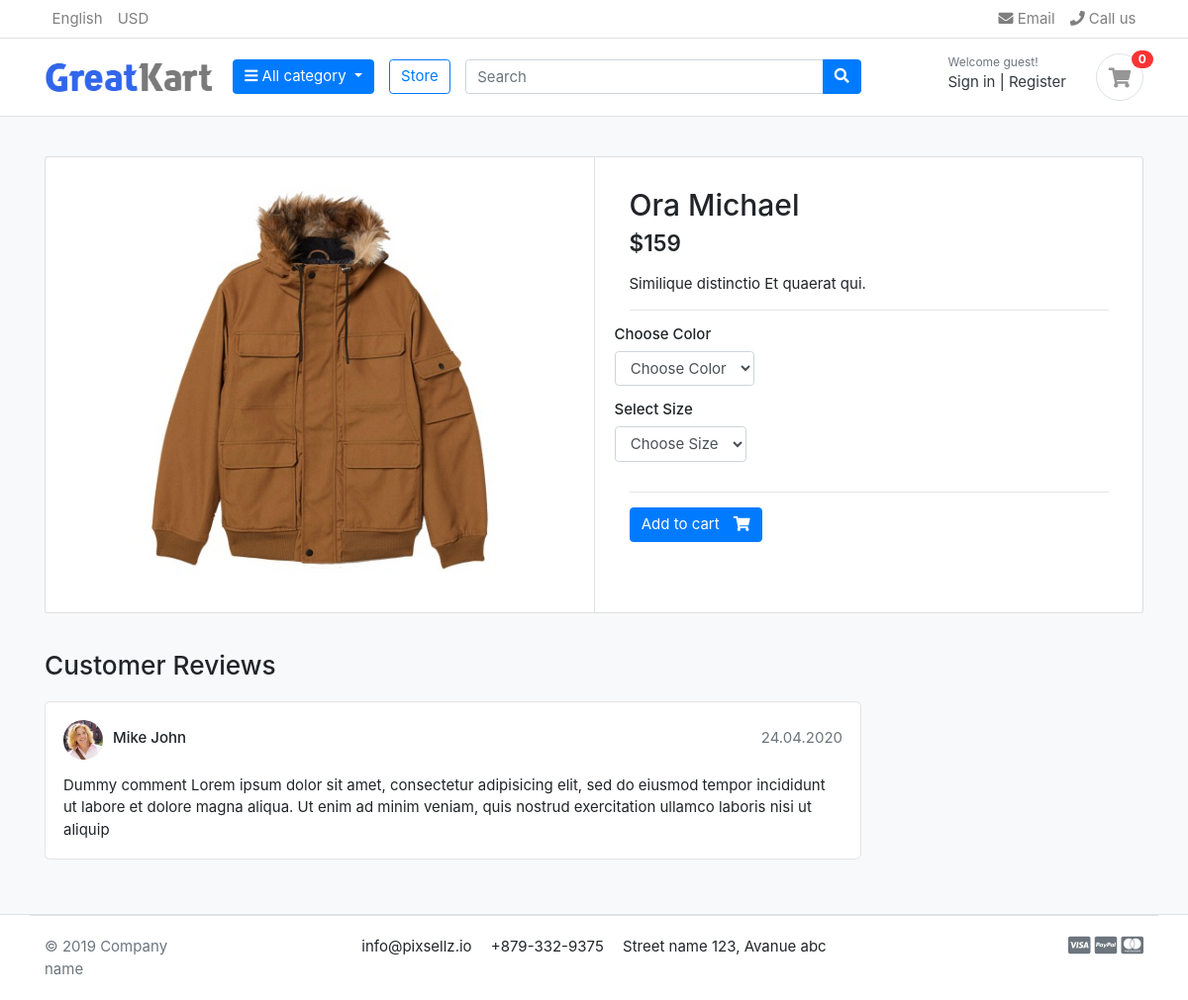
Page /store/category/sharts/Ora-Michael/ on the committed database.
### store/models.py (models this page shows, shortened)
class Product(models.Model):
    product_name = models.CharField(max_length = 150,unique=True)
    slug = models.SlugField(max_length = 150,unique=True)
    description = models.TextField(max_length=500,blank=True)
    price = models.IntegerField()
    images = models.ImageField(upload_to='photo/product')
    stock = models.IntegerField()
    is_available=models.BooleanField(default=True)
    category=models.ForeignKey(Category,on_delete=models.CASCADE)
    created_date = models.DateTimeField(auto_now_add=True)
    modified_date = models.DateTimeField(auto_now_add=True)

### store/views.py (the view)
# urls.py: path('category/<slug:categories_slug>/<slug:product_slug>/',views.product_detail,name='product_detail'),
def product_detail(request,categories_slug,product_slug):
    try:
        category = Category.objects.get(slug=categories_slug)
        single_product = Product.objects.get(category=category, slug=product_slug)
        in_cart=CartItem.objects.filter(cart__cart_id=_cart_id(request)).exists()
    except Exception as e:
        raise e
    context={
        'single_product':single_product,
        'in_cart':in_cart
    }
    return render(request,'store/product_detail.html',context)

### carts/context_processors.py (called while the page is built)
def counter(request):
    cart_count = 0
    if 'admin' in request.path:
        return {}
    else:
        try:
            cart = Cart.objects.filter(cart_id=_cart_id(request))
            cart_items = CartItem.objects.all().filter(cart=cart[:1])
            for cart_item in cart_items:
                cart_count += cart_item.quantity
        except Cart.DoesNotExist:
            cart_count = 0
    return dict(cart_count=cart_count)

### carts/views.py (called while the page is built)
def _cart_id(request):
    cart=request.session.session_key
    if not cart:
        cart=request.session.create()
    return cart

### category/context_processors.py (called while the page is built)
def menu_link(request):
    links=Category.objects.all()
    return dict(links=links)

### category/models.py (called while the page is built)
    def get_url(self):
        return reverse('product_by_category',args=[self.slug])

### store/models.py (called while the page is built)
    def colors(self):
        return self.filter(variation_category='color', is_activate=True)

    def sizes(self):
        return self.filter(variation_category='size', is_activate=True)

### greatkart/templates/store/product_detail.html (shortened to what this page needs)
{% extends 'base.html' %}
{% block content %}
{% load static %}
<section class="section-content padding-y bg">
  <div class="container">
    <div class="card">
      <div class="row no-gutters">
        <aside class="col-md-6">
          <article class="gallery-wrap">
            <div class="img-big-wrap">
              <a href=""><img src="{{ single_product.images.url }}"></a>
            </div>
          </article>
        </aside>
        <main class="col-md-6 border-left">
          <form action="{% url 'add_cart' single_product.id %}">
          <article class="content-body">
            <h2 class="title">{{ single_product.product_name }}</h2>
            <div class="mb-3">
              <var class="price h4">${{single_product.price }}</var>
            </div>
            <p>{{ single_product.description }}.</p>
            <hr>
            <div class="row">
              <div class="item-option-select">
                <h6>Choose Color</h6>
                <select name="color" class="form-control" required>
                  <option value="" disabled selected>Choose Color</option>
                </select>
              </div>
            </div>
            <div class="row">
              <div class="item-option-select">
                <h6>Select Size</h6>
                <select name="size" class="form-control" required>
                  <option value="" disabled selected>Choose Size</option>
                </select>
              </div>
            </div>
            <hr>
            {% if single_product.stock %}
            {% if in_cart %}
            <a href="#" class="btn  btn-success"> <span class="text">Add to cart</span> <i class="fas fa-check"></i>
            </a>
            <a href="{% url 'cart' %}" class="btn  btn-outline-primary"> <span class="text">View cart</span> <i
                class="fas fa-eye"></i> </a>
            {% else %}
            <a href="#" type="submit" class="btn  btn-primary"> <span class="text">Add to
                cart</span> <i class="fas fa-shopping-cart"></i> </a>
            {% endif %}
            {% else %}
            <h5 class="text-danger">Out of Stock</h5>
            {% endif %}
          </article>
        </form>
        </main>
      </div>
    </div>
    <br>
    <div class="row">
      <div class="col-md-9">
        <header class="section-heading">
          <h3>Customer Reviews </h3>
        </header>
        <article class="box mb-3">
          <div class="icontext w-100">
            <img src="{% static 'images/avatars/avatar1.jpg' %}" class="img-xs icon rounded-circle">
            <div class="text">
              <span class="date text-muted float-md-right">24.04.2020 </span>
              <h6 class="mb-1">Mike John </h6>
            </div>
          </div>
          <div class="mt-3">
            <p>
              Dummy comment Lorem ipsum dolor sit amet, consectetur adipisicing elit, sed do eiusmod
              tempor incididunt ut labore et dolore magna aliqua. Ut enim ad minim veniam,
              quis nostrud exercitation ullamco laboris nisi ut aliquip
            </p>
          </div>
        </article>
      </div>
    </div>
  </div>
</section>
{% endblock %}

### greatkart/static/css/ui.css (style rules this page uses)
html { font-family: "Inter", sans-serif; font-size: 15px; }
.content-body { flex: 1 1 auto; padding: 2rem 2.3rem; }
.img-xs, .img-sm, .img-md, .img-lg { -o-object-fit: cover; object-fit: cover; flex-shrink: 0; flex-grow: 0; }
.img-xs { width: 40px; height: 40px; }
.padding-y { padding-top: 40px; padding-bottom: 40px; }
var { font-style: normal; }
article:after, .form-group:after { display: block; clear: both; content: ""; }
.bg { background-color: #f8f9fa; }
.section-heading { margin-bottom: 20px; margin-top: 15px; }
p:last-child { margin-bottom: 0; }
.btn .text + i { margin-left: 10px; }
.icontext { display: inline-flex; align-items: center; vertical-align: middle; }
.icontext .text { width: 100%; line-height: 1.2; }
.icontext .icon { position: relative; margin-right: 10px; flex-shrink: 0; flex-grow: 0; }
.price { font-weight: 600; color: #212529; }
.box { padding: 18px; background: #fff; border-radius: 0.37rem; border: 1px solid #e4e4e4; }
.box img { max-width: 100%; }
.gallery-wrap .img-big-wrap { margin-bottom: 10px; border-radius: 0.37rem; overflow: hidden; background-color: #fff; }
.gallery-wrap .img-big-wrap a { text-align: center; display: block; }
.gallery-wrap .img-big-wrap img { height: 450px; width: auto; display: inline-block; }
.item-option-select { margin-bottom: 1rem; display: inline-block; margin-right: 15px; }

### rows in the picture
Product: images (picture), product_name "Ora Michael", price "159", description "Similique distinctio Et quaerat qui"

### other values in the picture
{{ cart_count }} "0"
